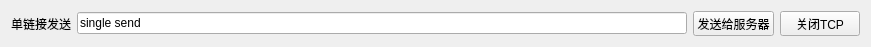
   <widget class="QWidget" name="layoutWidget_2">
    <property name="geometry">
     <rect>
      <x>10</x>
      <y>700</y>
      <width>871</width>
      <height>31</height>
     </rect>
    </property>
    <layout class="QHBoxLayout" name="horizontalLayout_14">
     <item>
      <widget class="QLabel" name="label_mux0">
       <property name="text">
        <string>单链接发送</string>
       </property>
      </widget>
     </item>
     <item>
      <widget class="QLineEdit" name="lineEdit_testSendSingle">
       <property name="text">
        <string>single send</string>
       </property>
      </widget>
     </item>
     <item>
      <widget class="QPushButton" name="pushButton_sendNumSingle">
       <property name="minimumSize">
        <size>
         <width>0</width>
         <height>25</height>
        </size>
       </property>
       <property name="maximumSize">
        <size>
         <width>16777215</width>
         <height>25</height>
        </size>
       </property>
       <property name="text">
        <string>发送给服务器</string>
       </property>
      </widget>
     </item>
     <item>
      <widget class="QPushButton" name="pushButton_closeTcp">
       <property name="minimumSize">
        <size>
         <width>0</width>
         <height>25</height>
        </size>
       </property>
       <property name="maximumSize">
        <size>
         <width>16777215</width>
         <height>25</height>
        </size>
       </property>
       <property name="text">
        <string>关闭TCP</string>
       </property>
      </widget>
     </item>
    </layout>
   </widget>
